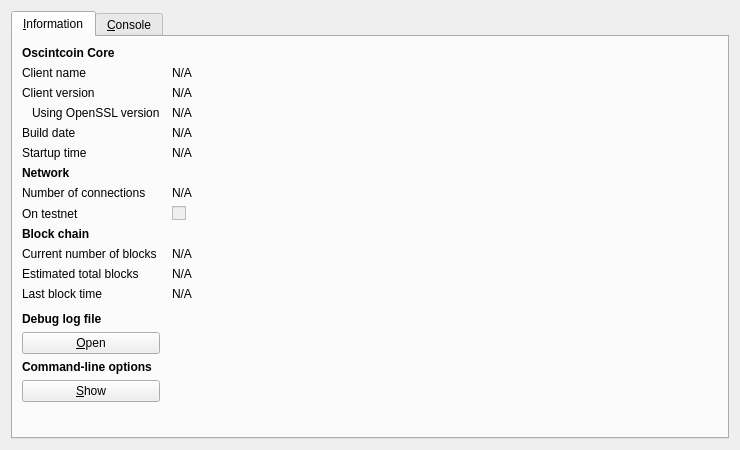
<?xml version="1.0" encoding="UTF-8"?>
<ui version="4.0">
 <class>RPCConsole</class>
 <widget class="QDialog" name="RPCConsole">
  <property name="geometry">
   <rect>
    <x>0</x>
    <y>0</y>
    <width>740</width>
    <height>450</height>
   </rect>
  </property>
  <property name="windowTitle">
   <string>Oscintcoin - Debug window</string>
  </property>
  <layout class="QVBoxLayout" name="verticalLayout_2">
   <item>
    <widget class="QTabWidget" name="tabWidget">
     <property name="currentIndex">
      <number>0</number>
     </property>
     <widget class="QWidget" name="tab_info">
      <attribute name="title">
       <string>&amp;Information</string>
      </attribute>
      <layout class="QGridLayout" name="gridLayout" columnstretch="0,1">
       <property name="horizontalSpacing">
        <number>12</number>
       </property>
       <item row="0" column="0">
        <widget class="QLabel" name="label_9">
         <property name="font">
          <font>
           <weight>75</weight>
           <bold>true</bold>
          </font>
         </property>
         <property name="text">
          <string>Oscintcoin Core</string>
         </property>
        </widget>
       </item>
       <item row="1" column="0">
        <widget class="QLabel" name="label_5">
         <property name="text">
          <string>Client name</string>
         </property>
        </widget>
       </item>
       <item row="1" column="1">
        <widget class="QLabel" name="clientName">
         <property name="cursor">
          <cursorShape>IBeamCursor</cursorShape>
         </property>
         <property name="text">
          <string>N/A</string>
         </property>
         <property name="textFormat">
          <enum>Qt::PlainText</enum>
         </property>
         <property name="textInteractionFlags">
          <set>Qt::LinksAccessibleByMouse|Qt::TextSelectableByKeyboard|Qt::TextSelectableByMouse</set>
         </property>
        </widget>
       </item>
       <item row="2" column="0">
        <widget class="QLabel" name="label_6">
         <property name="text">
          <string>Client version</string>
         </property>
        </widget>
       </item>
       <item row="2" column="1">
        <widget class="QLabel" name="clientVersion">
         <property name="cursor">
          <cursorShape>IBeamCursor</cursorShape>
         </property>
         <property name="text">
          <string>N/A</string>
         </property>
         <property name="textFormat">
          <enum>Qt::PlainText</enum>
         </property>
         <property name="textInteractionFlags">
          <set>Qt::LinksAccessibleByMouse|Qt::TextSelectableByKeyboard|Qt::TextSelectableByMouse</set>
         </property>
        </widget>
       </item>
       <item row="3" column="0">
        <widget class="QLabel" name="label_14">
         <property name="text">
          <string>Using OpenSSL version</string>
         </property>
         <property name="indent">
          <number>10</number>
         </property>
        </widget>
       </item>
       <item row="3" column="1">
        <widget class="QLabel" name="openSSLVersion">
         <property name="cursor">
          <cursorShape>IBeamCursor</cursorShape>
         </property>
         <property name="text">
          <string>N/A</string>
         </property>
         <property name="textFormat">
          <enum>Qt::PlainText</enum>
         </property>
         <property name="textInteractionFlags">
          <set>Qt::LinksAccessibleByMouse|Qt::TextSelectableByKeyboard|Qt::TextSelectableByMouse</set>
         </property>
        </widget>
       </item>
       <item row="4" column="0">
        <widget class="QLabel" name="label_12">
         <property name="text">
          <string>Build date</string>
         </property>
        </widget>
       </item>
       <item row="4" column="1">
        <widget class="QLabel" name="buildDate">
         <property name="cursor">
          <cursorShape>IBeamCursor</cursorShape>
         </property>
         <property name="text">
          <string>N/A</string>
         </property>
         <property name="textFormat">
          <enum>Qt::PlainText</enum>
         </property>
         <property name="textInteractionFlags">
          <set>Qt::LinksAccessibleByMouse|Qt::TextSelectableByKeyboard|Qt::TextSelectableByMouse</set>
         </property>
        </widget>
       </item>
       <item row="5" column="0">
        <widget class="QLabel" name="label_13">
         <property name="text">
          <string>Startup time</string>
         </property>
        </widget>
       </item>
       <item row="5" column="1">
        <widget class="QLabel" name="startupTime">
         <property name="cursor">
          <cursorShape>IBeamCursor</cursorShape>
         </property>
         <property name="text">
          <string>N/A</string>
         </property>
         <property name="textFormat">
          <enum>Qt::PlainText</enum>
         </property>
         <property name="textInteractionFlags">
          <set>Qt::LinksAccessibleByMouse|Qt::TextSelectableByKeyboard|Qt::TextSelectableByMouse</set>
         </property>
        </widget>
       </item>
       <item row="6" column="0">
        <widget class="QLabel" name="label_11">
         <property name="font">
          <font>
           <weight>75</weight>
           <bold>true</bold>
          </font>
         </property>
         <property name="text">
          <string>Network</string>
         </property>
        </widget>
       </item>
       <item row="7" column="0">
        <widget class="QLabel" name="label_7">
         <property name="text">
          <string>Number of connections</string>
         </property>
        </widget>
       </item>
       <item row="7" column="1">
        <widget class="QLabel" name="numberOfConnections">
         <property name="cursor">
          <cursorShape>IBeamCursor</cursorShape>
         </property>
         <property name="text">
          <string>N/A</string>
         </property>
         <property name="textFormat">
          <enum>Qt::PlainText</enum>
         </property>
         <property name="textInteractionFlags">
          <set>Qt::LinksAccessibleByMouse|Qt::TextSelectableByKeyboard|Qt::TextSelectableByMouse</set>
         </property>
        </widget>
       </item>
       <item row="8" column="0">
        <widget class="QLabel" name="label_8">
         <property name="text">
          <string>On testnet</string>
         </property>
        </widget>
       </item>
       <item row="8" column="1">
        <widget class="QCheckBox" name="isTestNet">
         <property name="enabled">
          <bool>false</bool>
         </property>
         <property name="text">
          <string/>
         </property>
        </widget>
       </item>
       <item row="9" column="0">
        <widget class="QLabel" name="label_10">
         <property name="font">
          <font>
           <weight>75</weight>
           <bold>true</bold>
          </font>
         </property>
         <property name="text">
          <string>Block chain</string>
         </property>
        </widget>
       </item>
       <item row="10" column="0">
        <widget class="QLabel" name="label_3">
         <property name="text">
          <string>Current number of blocks</string>
         </property>
        </widget>
       </item>
       <item row="10" column="1">
        <widget class="QLabel" name="numberOfBlocks">
         <property name="cursor">
          <cursorShape>IBeamCursor</cursorShape>
         </property>
         <property name="text">
          <string>N/A</string>
         </property>
         <property name="textFormat">
          <enum>Qt::PlainText</enum>
         </property>
         <property name="textInteractionFlags">
          <set>Qt::LinksAccessibleByMouse|Qt::TextSelectableByKeyboard|Qt::TextSelectableByMouse</set>
         </property>
        </widget>
       </item>
       <item row="11" column="0">
        <widget class="QLabel" name="label_4">
         <property name="text">
          <string>Estimated total blocks</string>
         </property>
        </widget>
       </item>
       <item row="11" column="1">
        <widget class="QLabel" name="totalBlocks">
         <property name="cursor">
          <cursorShape>IBeamCursor</cursorShape>
         </property>
         <property name="text">
          <string>N/A</string>
         </property>
         <property name="textFormat">
          <enum>Qt::PlainText</enum>
         </property>
         <property name="textInteractionFlags">
          <set>Qt::LinksAccessibleByMouse|Qt::TextSelectableByKeyboard|Qt::TextSelectableByMouse</set>
         </property>
        </widget>
       </item>
       <item row="12" column="0">
        <widget class="QLabel" name="label_2">
         <property name="text">
          <string>Last block time</string>
         </property>
        </widget>
       </item>
       <item row="12" column="1">
        <widget class="QLabel" name="lastBlockTime">
         <property name="cursor">
          <cursorShape>IBeamCursor</cursorShape>
         </property>
         <property name="text">
          <string>N/A</string>
         </property>
         <property name="textFormat">
          <enum>Qt::PlainText</enum>
         </property>
         <property name="textInteractionFlags">
          <set>Qt::LinksAccessibleByMouse|Qt::TextSelectableByKeyboard|Qt::TextSelectableByMouse</set>
         </property>
        </widget>
       </item>
       <item row="13" column="0">
        <spacer name="verticalSpacer_2">
         <property name="orientation">
          <enum>Qt::Vertical</enum>
         </property>
         <property name="sizeHint" stdset="0">
          <size>
           <width>20</width>
           <height>20</height>
          </size>
         </property>
        </spacer>
       </item>
       <item row="14" column="0">
        <widget class="QLabel" name="labelDebugLogfile">
         <property name="font">
          <font>
           <weight>75</weight>
           <bold>true</bold>
          </font>
         </property>
         <property name="text">
          <string>Debug log file</string>
         </property>
        </widget>
       </item>
       <item row="15" column="0">
        <widget class="QPushButton" name="openDebugLogfileButton">
         <property name="toolTip">
          <string>Open the Oscintcoin debug log file from the current data directory. This can take a few seconds for large log files.</string>
         </property>
         <property name="text">
          <string>&amp;Open</string>
         </property>
         <property name="autoDefault">
          <bool>false</bool>
         </property>
        </widget>
       </item>
       <item row="16" column="0">
        <widget class="QLabel" name="labelCLOptions">
         <property name="font">
          <font>
           <weight>75</weight>
           <bold>true</bold>
          </font>
         </property>
         <property name="text">
          <string>Command-line options</string>
         </property>
        </widget>
       </item>
       <item row="17" column="0">
        <widget class="QPushButton" name="showCLOptionsButton">
         <property name="toolTip">
          <string>Show the Oscintcoin-Qt help message to get a list with possible Oscintcoin command-line options.</string>
         </property>
         <property name="text">
          <string>&amp;Show</string>
         </property>
         <property name="autoDefault">
          <bool>false</bool>
         </property>
        </widget>
       </item>
       <item row="18" column="0">
        <spacer name="verticalSpacer">
         <property name="orientation">
          <enum>Qt::Vertical</enum>
         </property>
         <property name="sizeHint" stdset="0">
          <size>
           <width>20</width>
           <height>40</height>
          </size>
         </property>
        </spacer>
       </item>
      </layout>
     </widget>
     <widget class="QWidget" name="tab_console">
      <attribute name="title">
       <string>&amp;Console</string>
      </attribute>
      <layout class="QVBoxLayout" name="verticalLayout_3">
       <property name="spacing">
        <number>3</number>
       </property>
       <item>
        <widget class="QTextEdit" name="messagesWidget">
         <property name="minimumSize">
          <size>
           <width>0</width>
           <height>100</height>
          </size>
         </property>
         <property name="readOnly">
          <bool>true</bool>
         </property>
         <property name="tabKeyNavigation" stdset="0">
          <bool>false</bool>
         </property>
         <property name="columnCount" stdset="0">
          <number>2</number>
         </property>
        </widget>
       </item>
       <item>
        <layout class="QHBoxLayout" name="horizontalLayout">
         <property name="spacing">
          <number>3</number>
         </property>
         <item>
          <widget class="QLabel" name="label">
           <property name="text">
            <string notr="true">&gt;</string>
           </property>
          </widget>
         </item>
         <item>
          <widget class="QLineEdit" name="lineEdit"/>
         </item>
         <item>
          <widget class="QPushButton" name="clearButton">
           <property name="maximumSize">
            <size>
             <width>24</width>
             <height>24</height>
            </size>
           </property>
           <property name="toolTip">
            <string>Clear console</string>
           </property>
           <property name="text">
            <string/>
           </property>
           <property name="icon">
            <iconset resource="../bitcoin.qrc">
             <normaloff>:/icons/remove</normaloff>:/icons/remove</iconset>
           </property>
           <property name="shortcut">
            <string notr="true">Ctrl+L</string>
           </property>
           <property name="autoDefault">
            <bool>false</bool>
           </property>
          </widget>
         </item>
        </layout>
       </item>
      </layout>
     </widget>
    </widget>
   </item>
  </layout>
 </widget>
 <resources>
  <include location="../bitcoin.qrc"/>
 </resources>
 <connections/>
</ui>
